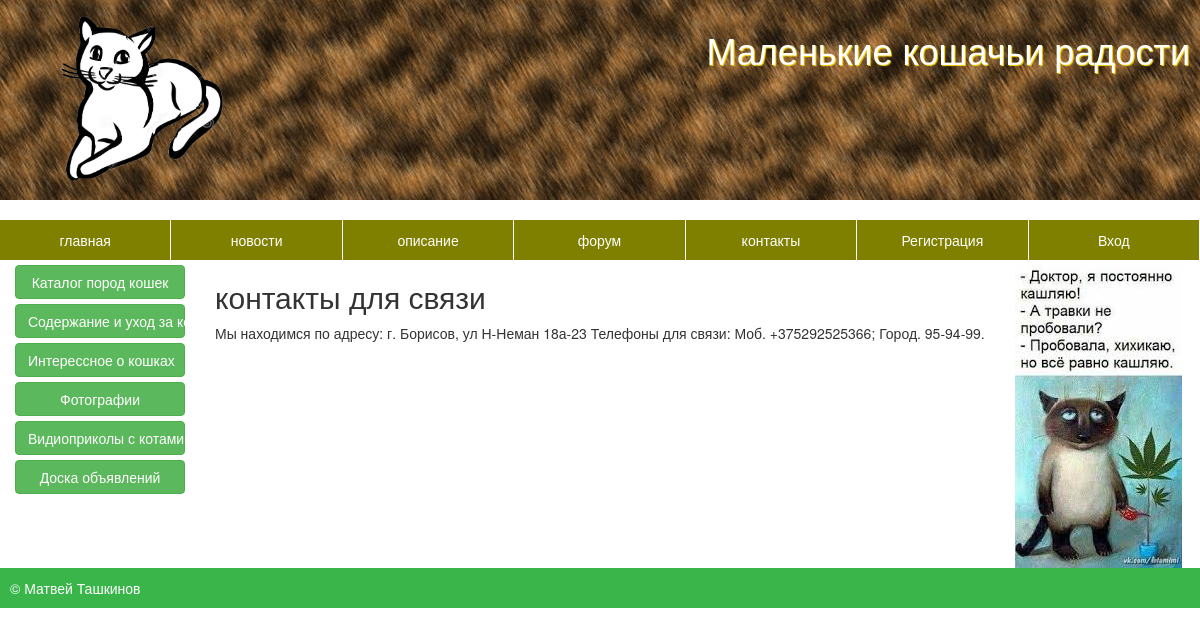
The app's page /index.php?url=contacts with its own data.
### tables this page shows
CREATE TABLE IF NOT EXISTS `maintexts` (
  `id` int(11) NOT NULL AUTO_INCREMENT,
  `name` tinytext NOT NULL,
  `body` text NOT NULL,
  `url` tinytext NOT NULL,
  `showhide` enum('show','hide') NOT NULL DEFAULT 'show',
  `lang` enum('ru','en') NOT NULL DEFAULT 'ru',
  `putdate` date DEFAULT NULL,
  PRIMARY KEY (`id`)
);

### index.php (the view, shortened to what this page needs)
<?php
  require_once('templates/top.php');
  if($_GET['url']){
  $url=$_GET['url'];
  }
  else{
  $url='index';
  }
  $query="SELECT*FROM maintexts WHERE url='$url'";
  $adr=mysqli_query($db_con,$query);
  $result=mysqli_fetch_array($adr);
  ?>
				<h2><?=$result['name'];?></h2>
				<article>
				<div>
				<?=$result['body'];?>
				</div>
				</article>
<?php require_once('templates/bottom.php');?>

### media/css/style.css (style rules this page uses)
html { height:100%; }
body { overflow: hidden; margin: 0; padding: 0; height:auto !important; height:100%; min-height:100%; }
article { height:100%; }

### records on screen
maintexts: name "контакты для связи", body "Мы находимся по адресу: г. Борисов, ул Н-Неман 18а-23 Телефоны для связи: Моб. +375292525366; Город. 95-94-99."
